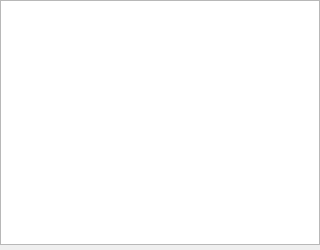
<?xml version="1.0" encoding="UTF-8"?>
<ui version="4.0">
 <class>ScoreboardWidget</class>
 <widget class="QWidget" name="ScoreboardWidget">
  <property name="geometry">
   <rect>
    <x>0</x>
    <y>0</y>
    <width>320</width>
    <height>250</height>
   </rect>
  </property>
  <property name="windowTitle">
   <string>Form</string>
  </property>
  <widget class="QTableView" name="tableView">
   <property name="geometry">
    <rect>
     <x>0</x>
     <y>0</y>
     <width>320</width>
     <height>245</height>
    </rect>
   </property>
  </widget>
 </widget>
 <resources/>
 <connections/>
</ui>
